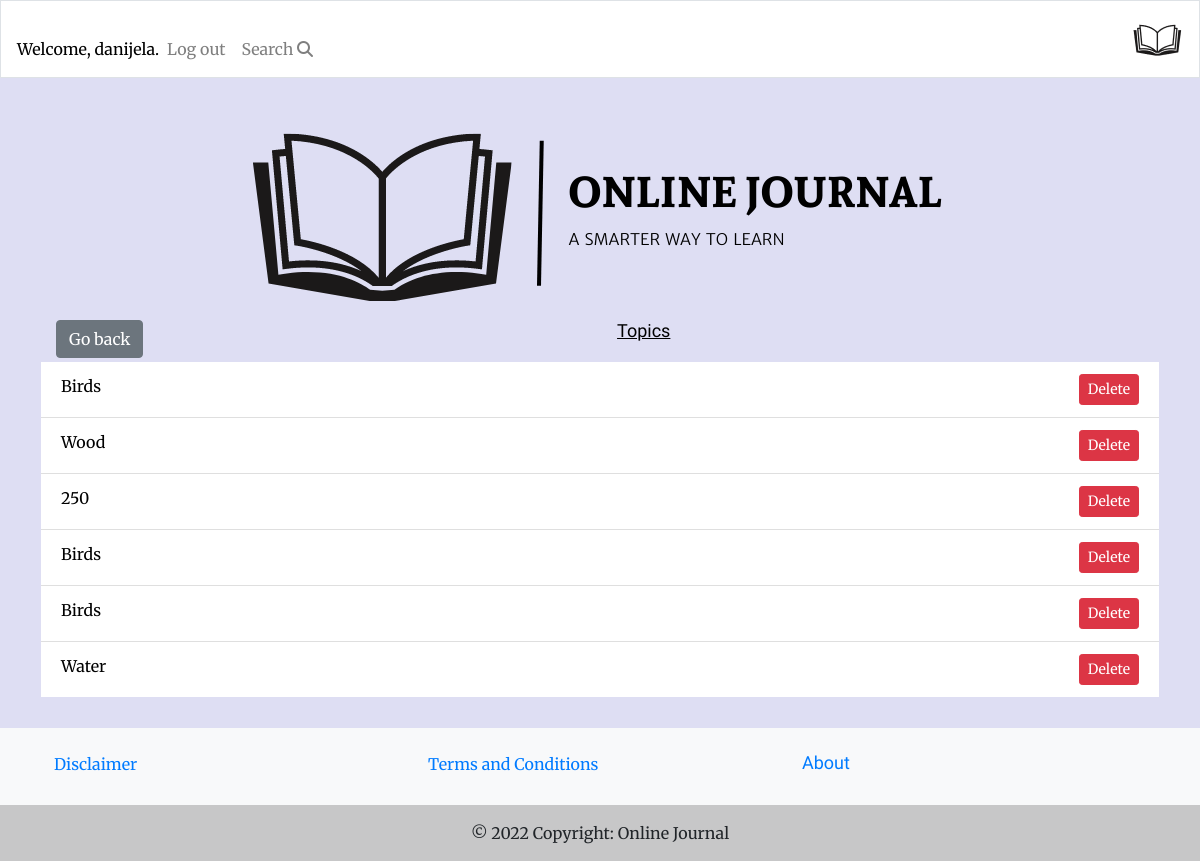
Page /topics/ (signed in) on the earlier database version.
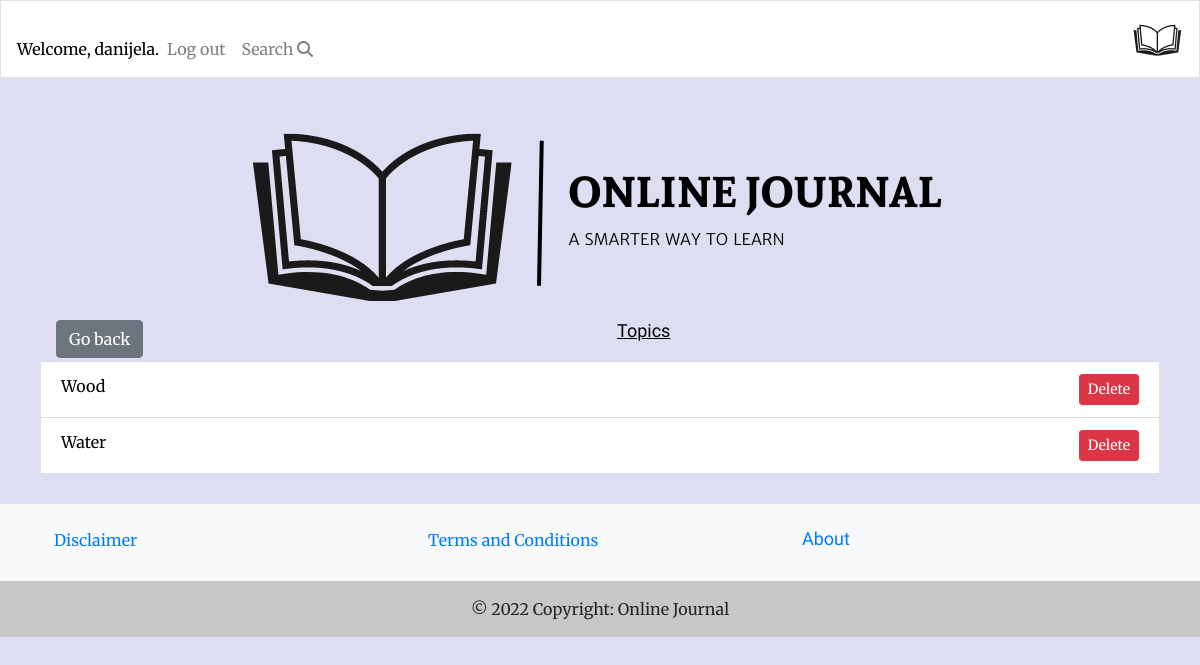
Same page on the later database version.
### learning_logs/models.py (models this page shows)
class Topic(models.Model):
    text = models.CharField(max_length=200)
    date_added = models.DateTimeField(auto_now_add=True)
    def __str__(self):
        return self.text

### learning_logs/views.py (the view)
# urls.py: path('topics/', views.topics, name='topics'),
@login_required
def topics(request):
    topics = Topic.objects.order_by('date_added')
    context = {'topics': topics}
    return render(request, 'learning_logs/topics.html', context)

### learning_logs/templates/learning_logs/topics.html (shortened to what this page needs)
{% extends "learning_logs/base.html" %}
{% block page_header %}
<a class="btn btn-secondary go-back" href="javascript:history.back()">Go back</a>
<h3 class="topic-on-hand">Topics</h3>
{% endblock page_header %}
{% block content %}
<ul class="topics-list list-group list-group-flush">
    {% for topic in topics %}
    <li class="list-group-item d-flex justify-content-between">
        <a href="{% url 'learning_logs:topic' topic.id %}">{{ topic }}</a>
        {% if user.is_authenticated %}
        <form action="{% url 'learning_logs:delete_topic' topic.id %}" method="post">
            <button type="submit" class="btn btn-danger btn-sm">Delete</button>
        </form>
        {% endif %}
    </li>
    {% empty %}
    <li class="list-group-item">There are no entries yet.</li>
{% endfor %}
</ul>
{% endblock content %}

### learning_logs/templates/learning_logs/base.html (shortened to what this page needs)
<!DOCTYPE html>
{% load bootstrap4 %}
{% load static %}
<html lang="en">
<head>
  {% block css %}
  <link rel="stylesheet" href="https://cdn.jsdelivr.net/npm/bootstrap@4.6.2/dist/css/bootstrap.min.css"
>
  {% endblock %}
  <link rel="stylesheet" href='{% static "css/styles.css" %}' type="text/css" />
</head>
<body>
  <nav class="navbar navbar-expand-md mb-4 border navbar-light">
    <div class="collapse navbar-collapse" id="navbarTogglerDemo01">
      <ul class="navbar-nav">
        {% if user.is_authenticated %}
        <li class="nav-item">
          <span class="navbar-text">Welcome, {{ user.username }}.</span>
        </li>
        <li class="nav-item">
          <a class="nav-link" href="{% url 'users:logout' %}">Log out</a>
        </li>
        {% else %}
        <li class="nav-item">
          <a class="nav-link" href="{% url 'users:login' %}">Log in</a></li>
        </li>
        <li class="nav-item">
          <a class="nav-link" href="{% url 'users:register' %}">Register</a>
        {% endif %}
      </ul>
      <ul class="navbar-nav">
        <li class="nav-item">
          <a class="nav-link" href="{% url 'learning_logs:topics'%}">
            Search <i class="fa-solid fa-magnifying-glass"></i></a></li>
      </ul>
    </div>
    <a class="navbar-brand mx-auto" href="{% url 'learning_logs:index'%}">
      <img src="{% static 'images/navbar-logo.png' %}" alt="Logo">
      </a>
  </nav>
  {% include 'learning_logs/includes/messages.html' %}
  <main role="main" class="container">
    <div class="container-md">
      <img class="logo-img" src="{% static 'images/logo.png' %}" alt="Logo">
      {% block page_header %} {% endblock page_header %}
    </div>
    <div>
      {% block content %}{% endblock content%}
    </div>
  </main>
  {% include 'learning_logs/footer.html' %}
</body>
</html>

### learning_logs/templates/learning_logs/includes/messages.html (shortened to what this page needs)
<!DOCTYPE html>
<html lang="en">
<head>
</head>
</html>

### learning_logs/templates/learning_logs/footer.html (shortened to what this page needs)
<footer class="bg-light text-center">
    <div class="container p-4 pb-0">
        <div class="row mobiledevice">
            <div class="col-lg-4 col-md-4 col-sm-4 text-left">
                <a href="{% url 'learning_logs:disclaimer' %}">Disclaimer</a>
            </div>
            <div class="col-lg-4 col-md-4 col-sm-4 text-left">
                <a href="{% url 'learning_logs:tandc' %}">Terms and Conditions</a>
            </div>
            <div class="col-lg-4 col-md-4 col-sm-4 text-left">
                <a href="/">
                    <h4>About</h4>
                </a>
            </div>
        </div>
    </div>
    <div class="text-center p-3" style="background-color: rgba(0, 0, 0, 0.2);">
        © 2022 Copyright: Online Journal
      </div>
</footer>

### learning_logs/static/css/styles.css (style rules this page uses)
h1, h2, h3, h4, h5, h6 { font-family: 'Sura', sans-serif; font-size: large; }
body { background-color: #dedef3; font-family: 'Merriweather', sans-serif; }
.navbar { background: white; }
.navbar-brand { color: rgb(255 255 255); text-transform: uppercase; }
.nav-item, .nav-link { color: black; }
.list-group-item a { color: black; }
.navbar-light .navbar-text { color: black!important; }
.topic-on-hand { text-decoration: underline; color: black; text-align: center; }
.btn-secondary.go-back { float: left!important; }
main.container { padding: 11px; }
.list-group-flush { margin-bottom: 20px!important; }
ul { margin-top: 20px!important; }
.container-md { text-align: center; }
img { display: block !important; margin: auto !important; }
footer.bg-light { position: relative; bottom: 0; width: 100%; }

Differences in the rows shown:
removed Topic: text "Birds"
removed Topic: text "250"
removed Topic: text "Birds"
removed Topic: text "Birds"
